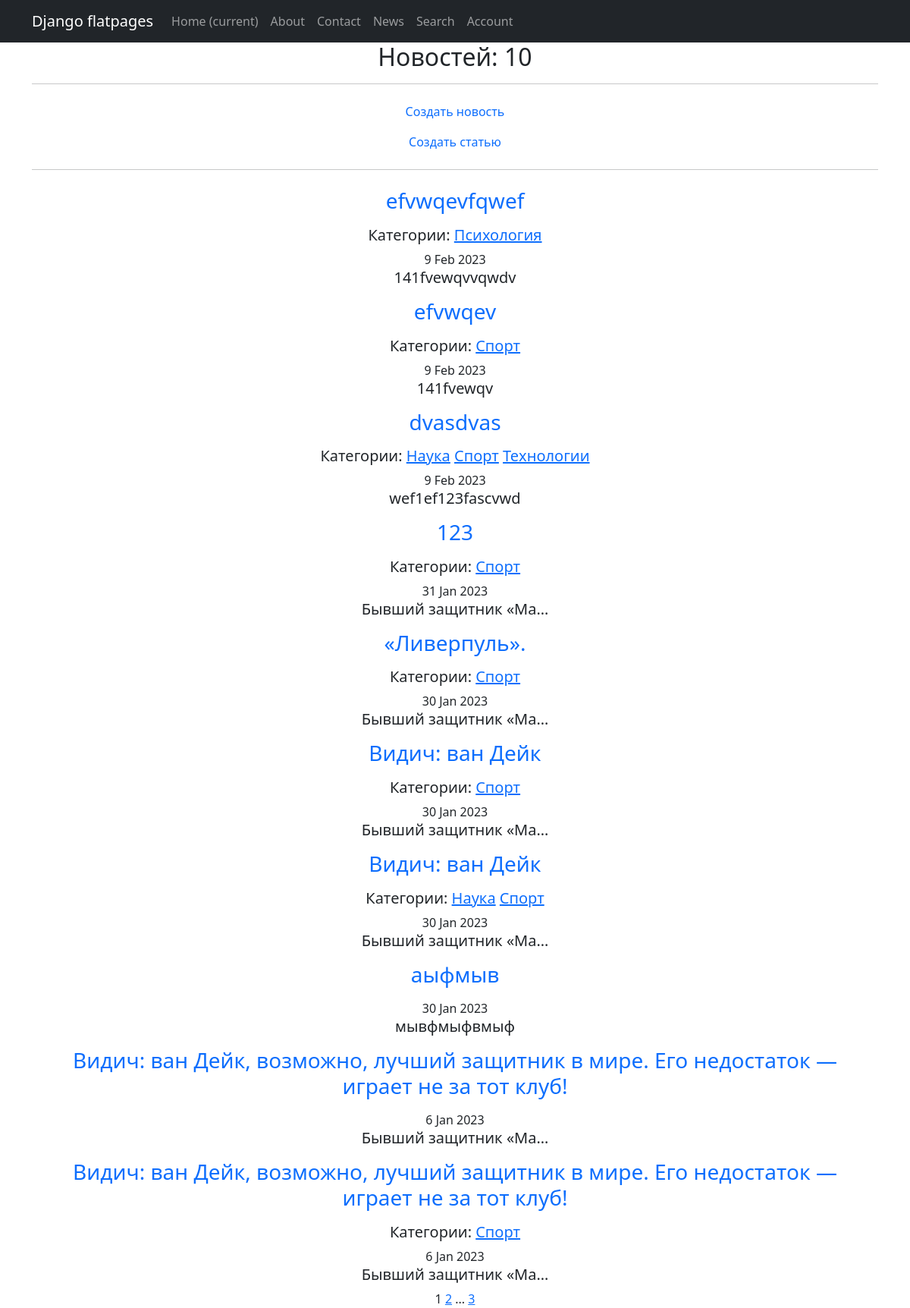
Before: /news/ with the older database file.
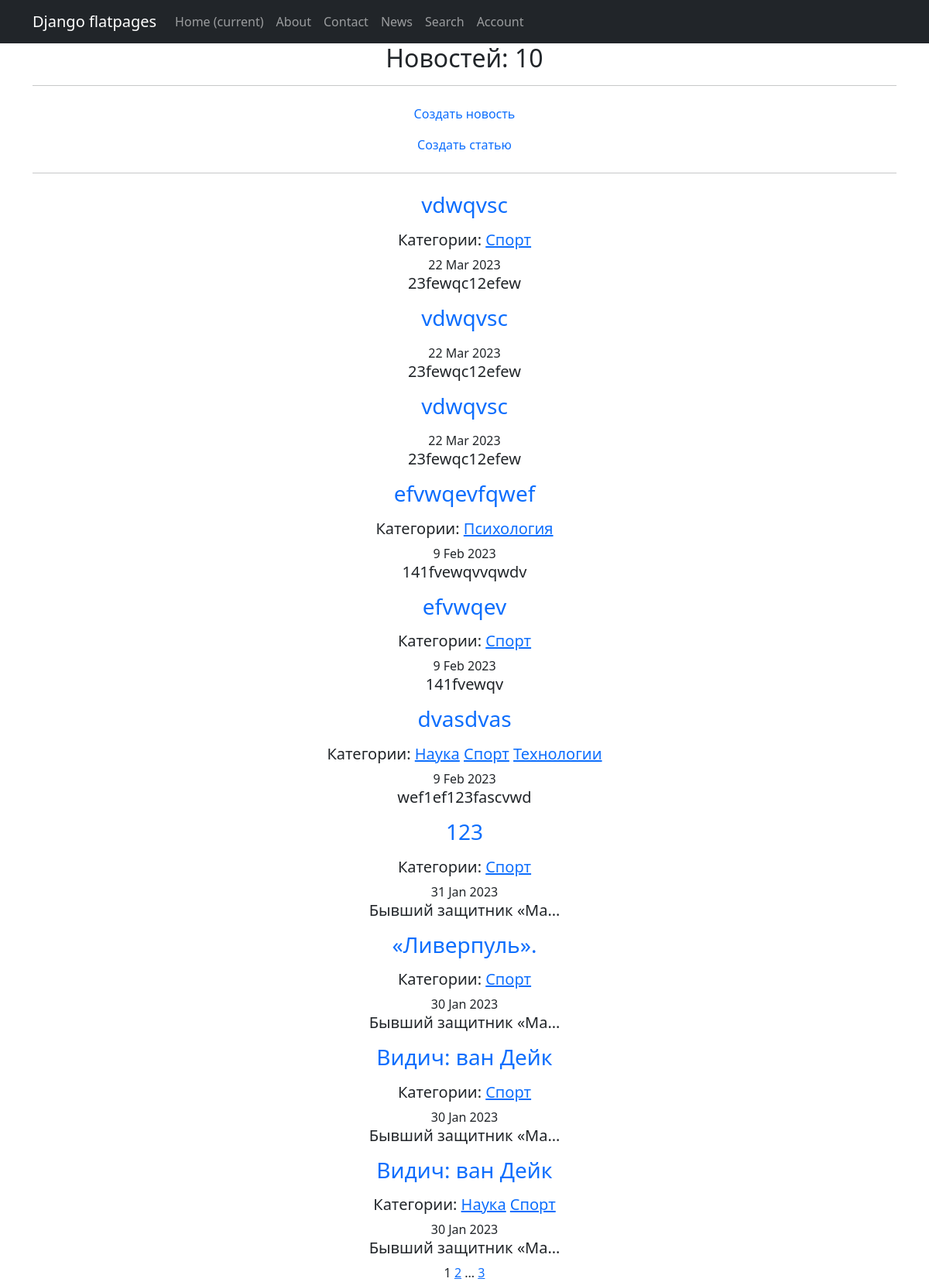
After: the same page with the newer database file.
### news/models.py (models this page shows, shortened)
class Post(models.Model):
    author = models.ForeignKey(Author, on_delete=models.CASCADE)
    type = models.CharField(max_length=10, choices=TYPES, default='article')
    time_in = models.DateTimeField(auto_now_add=True)
    category = models.ManyToManyField(Category, through='PostCategory')
    title = models.CharField(max_length=255)
    text = models.TextField()
    rating = models.IntegerField(default=0)

class Category(models.Model):
    name = models.CharField(max_length=127, unique=True)
    subscribers = models.ManyToManyField(User, blank=True, null=True, related_name='categories')
    def __str__(self):
        return f'{self.name}'

### news/views.py (the view)
# urls.py: path('news/', cache_page(60)(NewsList.as_view()), name='post_list'),
class NewsList(ListView):
    model = Post
    ordering = '-time_in'
    template_name = 'news.html'
    context_object_name = 'news'
    paginate_by = 10

### news/templatetags/custom_filters.py (called while the page is built)
@register.filter()
def censor(text):
    non_cens = ['редиска', 'овечкин', 'новость', 'это', 'что', 'год']
    try:
        if not isinstance(text, str):
            raise CensorException('Error')
        for word in non_cens:
            text = re.sub(word, word[0] + '*' * (len(word) - 1), text)
            title_word = word.title()
            text = re.sub(title_word, title_word[0] + '*' * (len(word) - 1), text)
        return text
    except CensorException as e:
        print(e)

### templates/news.html (shortened to what this page needs)
{% extends 'flatpages/default.html' %}
{% load custom_filters %}
{% block content %}
    <h2>Новостей: {{ news|length }}</h2>
    <hr>
    <a class="nav-link" href="/news/create/">Создать новость</a>
    <a class="nav-link" href="/articles/create/">Создать статью</a>
    <hr>
    {% if news %}
        {% for new in news %}
            <a class="nav-link" href="/news/{{new.id}}"><h3>{{ new.title|censor }}</h3></a>
            {% if new.category.all %}
                <h5>Категории:
                    {% for category in new.category.all %}
                        <a href="{% url 'category_list' category.id %}">{{category}}</a>
                    {% endfor %}
                </h5>
            {% endif %}
            <time>{{ new.time_in|date:'j M Y' }}</time>
            <h5>{{ new.text|censor|truncatechars:20 }}</h5>
        {% endfor %}
    {% else %}
        <h4>Новостей нет!</h4>
    {% endif %}
    {{ page_obj.number }}
    {% if page_obj.has_next %}
       <a href="?page={{ page_obj.next_page_number }}">{{ page_obj.next_page_number }}</a>
       {% if paginator.num_pages != page_obj.next_page_number %}
           ...
           <a href="?page={{ page_obj.paginator.num_pages }}">{{ page_obj.paginator.num_pages }}</a>
       {% endif %}
   {% endif %}
{% endblock content %}

Changed rows visible on the page:
no longer on this page (row unchanged): Post: title|censor "аыфмыв", time_in "30 Jan 2023", text|censor "мывфмыфвмыф"
no longer on this page (row unchanged): Post: title|censor "Видич: ван Дейк, возможно, лучший защитник в мире. Его недостаток — играет не за тот клуб!", time_in "6 Jan 2023", text|censor "Бывший защитник «Ма…"
no longer on this page (row unchanged): Post: title|censor "Видич: ван Дейк, возможно, лучший защитник в мире. Его недостаток — играет не за тот клуб!", time_in "6 Jan 2023", text|censor "Бывший защитник «Ма…", Category (name "Спорт")
added Post: title|censor "vdwqvsc", time_in "22 Mar 2023", text|censor "23fewqc12efew", Category (name "Спорт")
added Post: title|censor "vdwqvsc", time_in "22 Mar 2023", text|censor "23fewqc12efew"
added Post: title|censor "vdwqvsc", time_in "22 Mar 2023", text|censor "23fewqc12efew"
